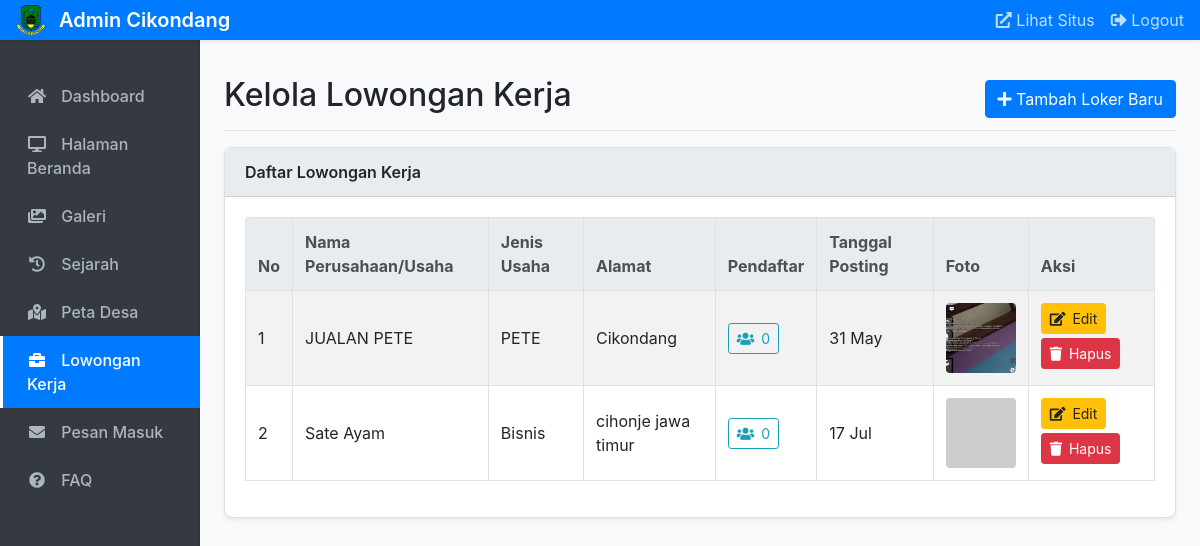
Page /admin/manage_loker.php (signed in) on the committed database.
### tables this page shows
CREATE TABLE `loker` (
  `id` int(11) NOT NULL,
  `nm_perusahaan` varchar(255) NOT NULL,
  `jenis_usaha` varchar(255) NOT NULL,
  `syarat` text NOT NULL,
  `alamat` text NOT NULL,
  `foto` varchar(255) NOT NULL,
  `tgl` int(11) NOT NULL,
  `bln` varchar(11) NOT NULL,
  `pendaftar` int(11) NOT NULL
);

### admin/manage_loker.php (the view, shortened to what this page needs)
<?php
include 'template/header.php';
include '../db/connection.php';
?>
<div class="d-flex justify-content-between flex-wrap flex-md-nowrap align-items-center pt-3 pb-2 mb-3 border-bottom">
    <h1 class="h2">Kelola Lowongan Kerja</h1>
    <div class="btn-toolbar mb-2 mb-md-0">
        <button type="button" class="btn btn-primary" data-toggle="modal" data-target="#addLokerModal">
            <i class="fas fa-plus"></i> Tambah Loker Baru
        </button>
    </div>
</div>
<div class="card">
    <div class="card-header">
        Daftar Lowongan Kerja
    </div>
    <div class="card-body">
        <div class="table-responsive">
            <table class="table table-striped table-hover table-bordered">
                <thead class="thead-light">
                    <tr>
                        <th>No</th>
                        <th>Nama Perusahaan/Usaha</th>
                        <th>Jenis Usaha</th>
                        <th>Alamat</th>
                        <th>Pendaftar</th>
                        <th>Tanggal Posting</th>
                        <th>Foto</th>
                        <th>Aksi</th>
                    </tr>
                </thead>
                <tbody>
                    <?php
                    $sql_loker = "SELECT * FROM loker ORDER BY id DESC";
                    $query_loker = mysqli_query($connection, $sql_loker);
                    $no = 1;
                    if (mysqli_num_rows($query_loker) > 0) {
                        while ($row = mysqli_fetch_assoc($query_loker)) {
                            $foto_path = !empty($row['foto']) ? '../img/upload/' . htmlspecialchars($row['foto']) : 'https://placehold.co/100x100/E0E0E0/757575?text=No+Image';
                            echo "<tr>";
                            echo "<td>" . $no++ . "</td>";
                            echo "<td>" . htmlspecialchars($row['nm_perusahaan']) . "</td>";
                            echo "<td>" . htmlspecialchars($row['jenis_usaha']) . "</td>";
                            echo "<td>" . htmlspecialchars($row['alamat']) . "</td>";
                            echo "<td><a href='view_pendaftar_loker.php?id_loker=" . $row['id'] . "' class='btn btn-sm btn-outline-info'><i class='fas fa-users'></i> " . htmlspecialchars($row['pendaftar']) . "</a></td>";
                            echo "<td>" . htmlspecialchars($row['tgl']) . " " . htmlspecialchars($row['bln']) . "</td>";
                            echo "<td><img src='" . $foto_path . "' alt='Foto " . htmlspecialchars($row['nm_perusahaan']) . "' style='width: 70px; height: 70px; object-fit: cover; border-radius: 4px;' onerror='this.onerror=null;this.src=\"https://placehold.co/100x100/E0E0E0/757575?text=Error\";'></td>";
                            echo "<td>
                                    <button type='button' class='btn btn-sm btn-warning btn-edit-loker mb-1'
                                        data-id='".$row['id']."'
                                        data-nama_perusahaan='".htmlspecialchars($row['nm_perusahaan'], ENT_QUOTES)."'
                                        data-jenis_usaha='".htmlspecialchars($row['jenis_usaha'], ENT_QUOTES)."'
                                        data-syarat='".htmlspecialchars($row['syarat'], ENT_QUOTES)."'
                                        data-alamat='".htmlspecialchars($row['alamat'], ENT_QUOTES)."'
                                        data-foto='".htmlspecialchars($row['foto'], ENT_QUOTES)."'
                                        data-toggle='modal' data-target='#editLokerModal'>
                                        <i class='fas fa-edit'></i> Edit
                                    </button>
                                    <a href='hapus_loker.php?id=" . $row['id'] . "' class='btn btn-sm btn-danger mb-1' onclick='return confirm(\"Apakah Anda yakin ingin menghapus loker ini beserta semua data pendaftarnya?\")'><i class='fas fa-trash'></i> Hapus</a>
                                  </td>";
                            echo "</tr>";
                        }
                    } else {
                        echo "<tr><td colspan='8' class='text-center'>Belum ada lowongan kerja yang ditambahkan.</td></tr>";
                    }
                    ?>
                </tbody>
            </table>
        </div>
    </div>
</div>
<?php include 'template/footer.php'; ?>

### admin/template/header.php (style rules this page uses)
body { font-family: 'Inter', sans-serif; background-color: #f8f9fa; }
.card { border-radius: 0.5rem; box-shadow: 0 0.125rem 0.25rem rgba(0,0,0,.075); }
.card-header { background-color: #e9ecef; font-weight: 600; }
.table-responsive { border-radius: 0.25rem; }
.table th, .table td { vertical-align: middle; }
.table thead th { background-color: #e9ecef; border-bottom-width: 1px; }
.btn-sm .fa, .btn-sm .fas { margin-right: 3px; }

### rows in the picture
loker: nm_perusahaan "JUALAN PETE", jenis_usaha "PETE", alamat "Cikondang", pendaftar "0", tgl "31", bln "May", foto (picture)
loker: nm_perusahaan "Sate Ayam", jenis_usaha "Bisnis", alamat "cihonje jawa timur", pendaftar "0", tgl "17", bln "Jul"
